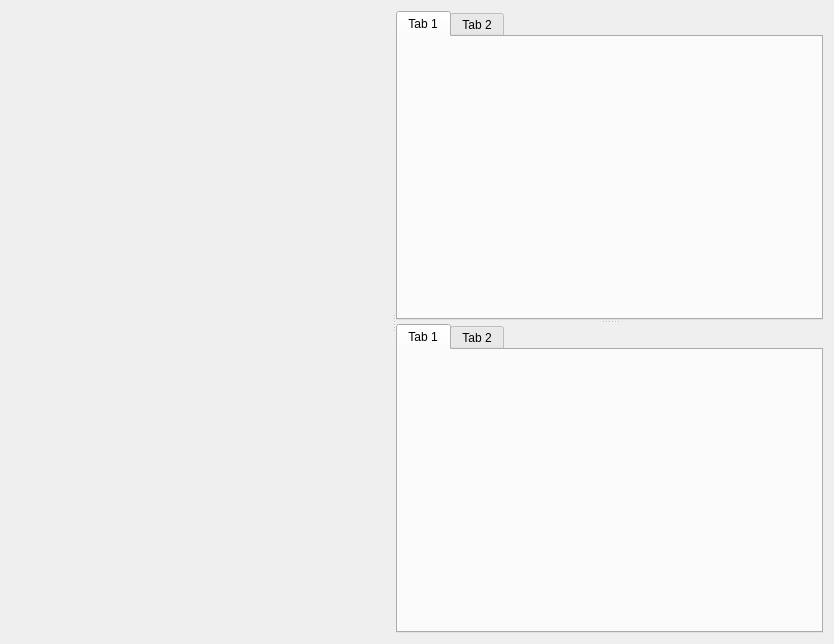
<?xml version="1.0" encoding="UTF-8"?>
<ui version="4.0">
 <class>VisionApp</class>
 <widget class="QWidget" name="VisionApp">
  <property name="geometry">
   <rect>
    <x>0</x>
    <y>0</y>
    <width>834</width>
    <height>644</height>
   </rect>
  </property>
  <property name="windowTitle">
   <string>VisionApp</string>
  </property>
  <layout class="QHBoxLayout" name="horizontalLayout">
   <item>
    <widget class="QSplitter" name="splitter_2">
     <property name="orientation">
      <enum>Qt::Horizontal</enum>
     </property>
     <widget class="VisionCalPage" name="widget" native="true"/>
     <widget class="QSplitter" name="splitter">
      <property name="orientation">
       <enum>Qt::Vertical</enum>
      </property>
      <widget class="QTabWidget" name="imageTab">
       <widget class="QWidget" name="tab">
        <attribute name="title">
         <string>Tab 1</string>
        </attribute>
       </widget>
       <widget class="QWidget" name="tab_2">
        <attribute name="title">
         <string>Tab 2</string>
        </attribute>
       </widget>
      </widget>
      <widget class="QTabWidget" name="tabWidget_2">
       <widget class="QWidget" name="tab_3">
        <attribute name="title">
         <string>Tab 1</string>
        </attribute>
       </widget>
       <widget class="QWidget" name="tab_4">
        <attribute name="title">
         <string>Tab 2</string>
        </attribute>
       </widget>
      </widget>
     </widget>
    </widget>
   </item>
  </layout>
 </widget>
 <customwidgets>
  <customwidget>
   <class>VisionCalPage</class>
   <extends>QWidget</extends>
   <header>visioncalpage.h</header>
   <container>1</container>
  </customwidget>
 </customwidgets>
 <resources/>
 <connections/>
</ui>
